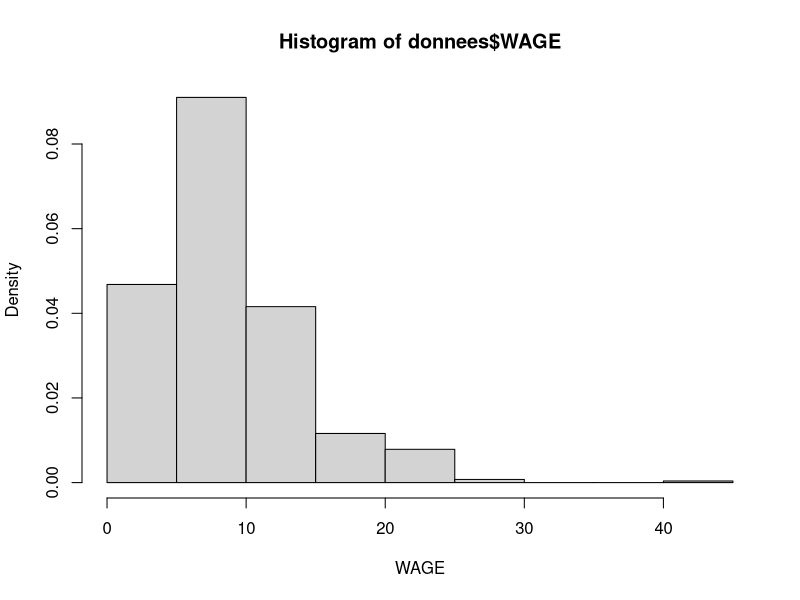
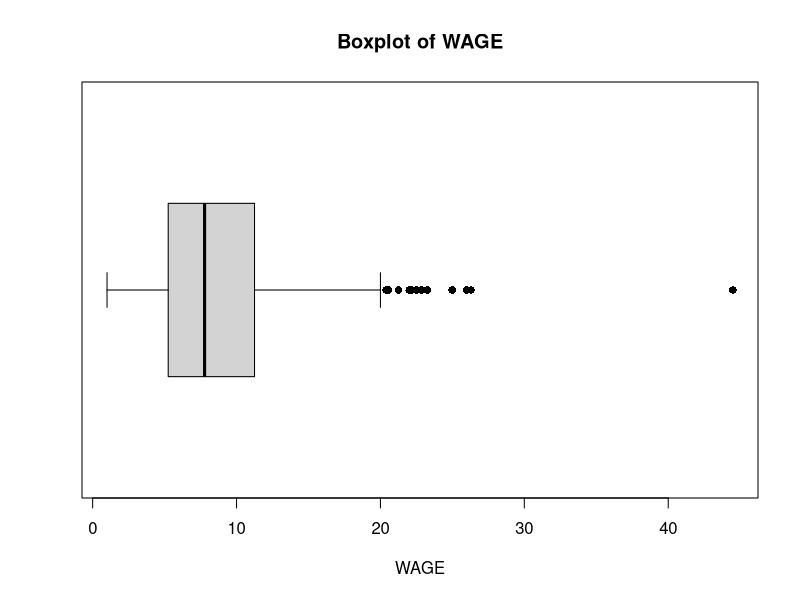
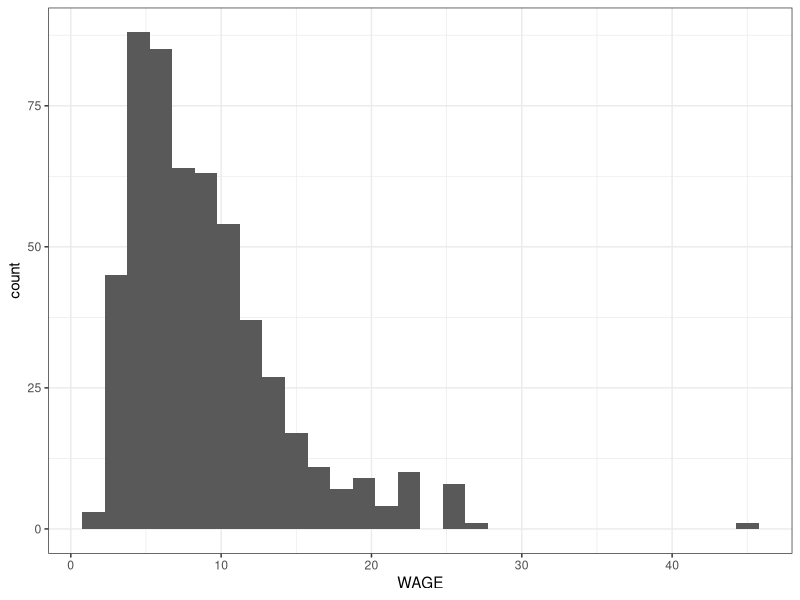
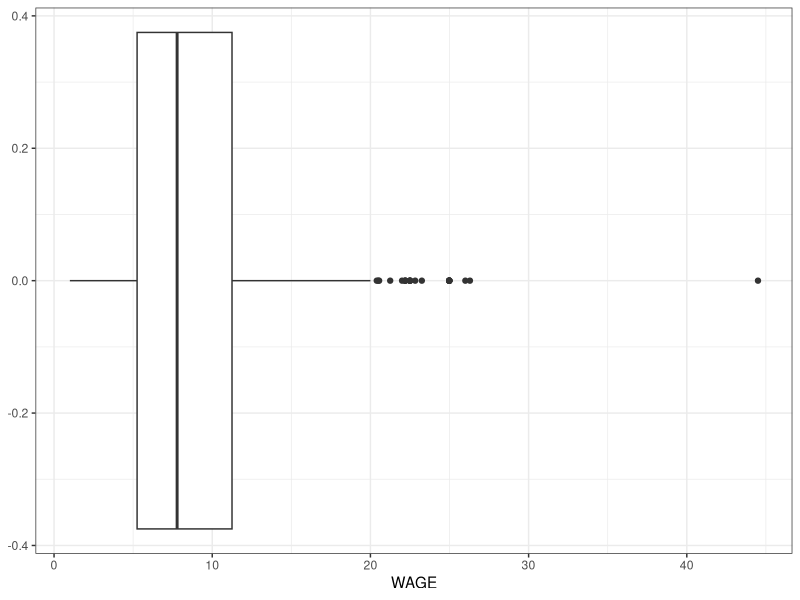

Write R code to recreate these figures, in order. (Note: this script raises an error after producing the figures.)
# ----------------------------------------
# Introduction
# ----------------------------------------

library(ggplot2)
library(ggfortify)
library(gridExtra)
library(scales) 

# ----------------------------------------
# ---- Chargement d'un jeu de donnees ----
# ----------------------------------------

# Fixer le chemin d'acces au fichier dans lequel je travaille
getwd()
setwd('Users/achillethin/Desktop/cours Dauphine/data/')
#setwd("../data/")

# Chargement a partir d'un fichier excel
library(readxl)
donnees <- read_excel("wagesmicrodata.xls")

# Chargement a partir d'un fichier csv
donnees <- read.csv("../data/wagesmicrodata.csv", sep = ";", dec = ",")

# Chargement a l'aide de la fonction read.table
donnees <- read.table("../data/wagesmicrodata.csv", sep = ";", dec = ",", header = TRUE)


# ----------------------------------------
# ------ Visiualisation des donnees ------
# ----------------------------------------

# Voir les premieres lignes du jeu de donnees
head(donnees)


# ----------------------------------------
# -------- Variables quantitatives -------
# ----------------------------------------

# Resumes numeriques (ex. sur la colonne WAGE)
# --- Moyenne
mean(donnees$WAGE)
# --- Quartiles
quantile(donnees$WAGE, c(.25, .5, .75))
# --- Resumes
summary(donnees$WAGE)


# Representations graphiques (version basique)
# --- Histogramme
hist(donnees$WAGE, freq = FALSE,
     # Graphical parameters
     xlab = "WAGE")
# --- Boxplot
boxplot(donnees$WAGE,
        # Graphical parameters
        pch = 16, lty = 1, outwex = 0,
        pars = list(boxwex = 0.9, staplewex = 0.2),
        main = "Boxplot of WAGE",
        horizontal = TRUE, xlab = "WAGE")


# -------------------------- Pour plus tard ----------------------------------------

# Representations graphiques (version ggplot)
# --- Structure de base du graphique
p <- ggplot(donnees)
# --- Changement du theme
p <- p + theme_bw()
# --- Histogramme
p + geom_histogram(aes(x = WAGE))
# --- Boxplot
p + geom_boxplot(aes(x = WAGE))

# ----------------------------------------------------------------------------------


# ----------------------------------------
# -------- Variables qualitatives --------
# ----------------------------------------

# Specifier les colonnes a considerer comme des variables qualitatives
i_factor <- c("OCCUPATION", "SEX", "MARR", "RACE", "SECTOR", "SOUTH", "UNION")
# --- Pour les colonnes dont le nom est dans i_factor, on applique la fonction
# --- as.factor. Puis on replace le contenu des colonnes, par le meme contenu
# --- mais de type factor
for (i in i_factor) {
  donnees[, i] <- as.factor(donnees[, i])
}

# Remarque : avec read.table on peut eviter cette etape en precisant le type des colonnes
# au moment du chargement des donnees.
donnees <- read.table("wagesmicrodata.csv", sep = ";", dec = ",", header = TRUE, 
                      colClasses = c(rep("numeric", 2), "factor", 
                                     rep("numeric" , 3), rep("factor", 6)))


# Resumes numeriques (ex. sur la colonne OCCUPATION)
# --- Effectifs de chacune des catégories (modalités)
table(donnees$OCCUPATION)
# --- On peut aussi y acceder avec la commande summary
summary(donnees$OCCUPATION)

# Remarque : pour obtenir les frequences de chaque categorie, il suffit de diviser 
# l'effectif de la categorie par le nombre total d'observations
table(donnees$OCCUPATION)/nrow(donnees)


# Representations graphiques (version basique)
# --- Diagramme en baton (effectifs)
barplot(table(donnees$OCCUPATION),
        # Graphical parameters
        xlab = "OCCUPATION", ylab = "Effectif")
# --- Diagramme en baton (frequences)
barplot(table(donnees$OCCUPATION)/nrow(donnees),
        # Graphical parameters
        xlab = "OCCUPATION", ylab = "Fréquence")


# -------------------------- Pour plus tard ----------------------------------------

# Representations graphiques (version ggplot)
# --- Structure de base du graphique
p <- ggplot(donnees)
# --- Changement du theme
p <- p + theme_bw()
# --- Diagramme en baton (effectifs)
p + geom_bar(aes(x = OCCUPATION)) + ylab("Effectif")
# --- Diagramme en baton (frequences)
p + geom_bar(aes(x = OCCUPATION, y = (..count..)/sum(..count..))) + ylab("Fréquence")

# ----------------------------------------------------------------------------------


# ----------------------------------------
# - Relation quantitative - quantitative -
# ----------------------------------------

# Nuage de points (version basique)
# --- Ex. entre EDUCATION et WAGE
plot(donnees$EDUCATION, donnees$WAGE,
     # Graphical parameters,
     xlab = "EDUCATION", ylab = "WAGE", pch = 16)


# -------------------------- Pour plus tard ----------------------------------------

# Nuage de points (version ggplot)
# --- Structure de base du graphique
p <- ggplot(donnees)
# --- Changement du theme
p <- p + theme_bw()
# --- Ajout du nuage de points
p + geom_point(aes(x = EDUCATION, y = WAGE))

# ----------------------------------------------------------------------------------


# ----------------------------------------
# -- Relation qualitative - quantitative -
# ----------------------------------------

# Boxplot par categorie (version basique)
# --- Ex. entre WAGE et SEX
boxplot(donnees$WAGE ~donnees$SEX,
        pch = 16, lty = 1, outwex = 0,
        pars = list(boxwex = 0.9, staplewex = 0.2),
        xlab = "SEX", ylab = "WAGE")

# -------------------------- Pour plus tard ----------------------------------------

# Boxplot par categorie (version ggplot)
# --- Structure de base du graphique
p <- ggplot(donnees)
# --- Changement du theme
p <- p + theme_bw()
# --- Ajout du boxplot
p + geom_boxplot(aes(x = SEX, y = WAGE))

# ----------------------------------------------------------------------------------
